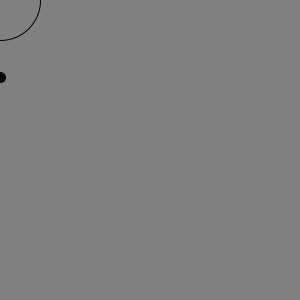
Frame 1 (no input)
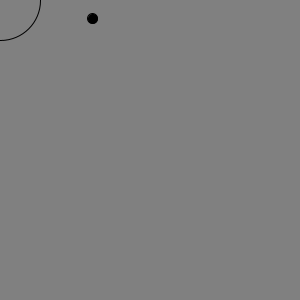
Frame 60 (the mouse pressed at the canvas centre just before this capture)
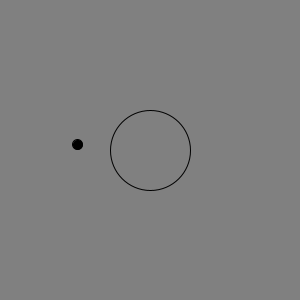
Frame 120 (the mouse held since frame 60 and released just before this capture)

The Processing sketch that drew these frames (run headless with seeded random() and noise(); from frame 60 on, the mouse is pressed at the canvas centre):

// Processing sketch: cockroach02
// ── cockroach02.pde
//(1)蟑螂會從哪一個邊生出來，對應的移動速度，方向
//(2)用mouse去打它
//(3)蟑螂亂跑
float x, y, vx, vy;
void setup(){
  size(300,300);
  generateCockroach();
}
void draw(){
  background(128);
  fill(0); ellipse(x,y, 10,10);
  x += vx; y+=vy;
  if(x<0 || y<0 || x>300 || y>300) generateCockroach();
  noFill(); ellipse(mouseX,mouseY,80,80);
  if(mousePressed && dist(mouseX,mouseY,x,y)<40 ) generateCockroach();
  
}
void generateCockroach(){
  //print( int(random(4)) );
  int edge = int(random(4));
  if(edge==0){
    x=300; y=random(300); vx=-random(1,3); vy=random(-3,+3);
  }else if(edge==1){
    x=random(300); y=300; vx=-random(-3,3); vy=random(1,3);
  }else if(edge==2){
    x=0; y=random(300); vx=random(1,3); vy=random(-3,+3);
  }else if(edge==3){
    x=random(300); y=0; vx=random(-3,3); vy=random(1,3);
  }  
}
